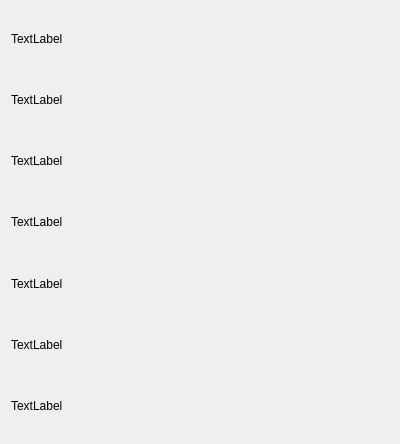
<?xml version="1.0" encoding="UTF-8"?>
<ui version="4.0">
 <class>informationWindow</class>
 <widget class="QWidget" name="informationWindow">
  <property name="geometry">
   <rect>
    <x>0</x>
    <y>0</y>
    <width>400</width>
    <height>444</height>
   </rect>
  </property>
  <property name="windowTitle">
   <string>Form</string>
  </property>
  <layout class="QVBoxLayout" name="verticalLayout">
   <item>
    <widget class="QLabel" name="fileNamelabel">
     <property name="text">
      <string>TextLabel</string>
     </property>
    </widget>
   </item>
   <item>
    <widget class="QLabel" name="durationlabel">
     <property name="text">
      <string>TextLabel</string>
     </property>
    </widget>
   </item>
   <item>
    <widget class="QLabel" name="bitRatelabel">
     <property name="text">
      <string>TextLabel</string>
     </property>
    </widget>
   </item>
   <item>
    <widget class="QLabel" name="namelabel">
     <property name="text">
      <string>TextLabel</string>
     </property>
    </widget>
   </item>
   <item>
    <widget class="QLabel" name="pixFmtlabel">
     <property name="text">
      <string>TextLabel</string>
     </property>
    </widget>
   </item>
   <item>
    <widget class="QLabel" name="achannelslabel">
     <property name="text">
      <string>TextLabel</string>
     </property>
    </widget>
   </item>
   <item>
    <widget class="QLabel" name="asampleRatelabel">
     <property name="text">
      <string>TextLabel</string>
     </property>
    </widget>
   </item>
  </layout>
 </widget>
 <resources/>
 <connections/>
</ui>
